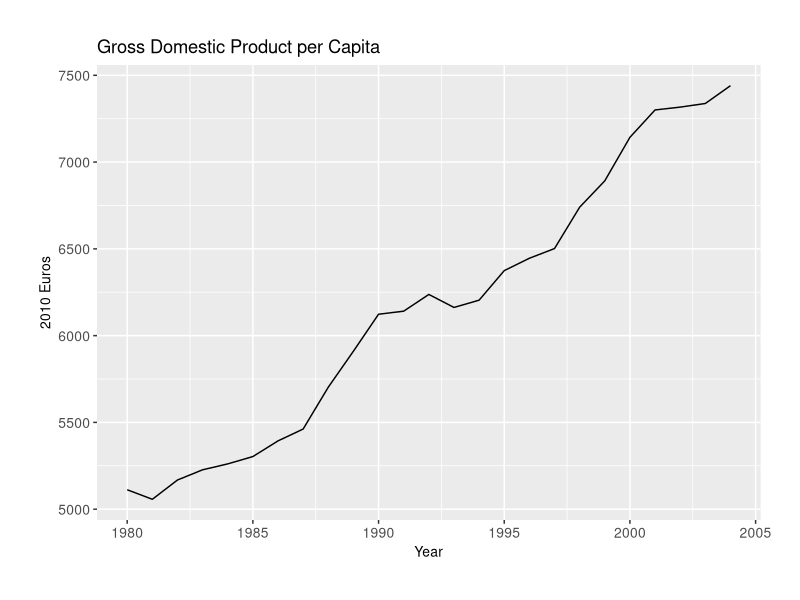
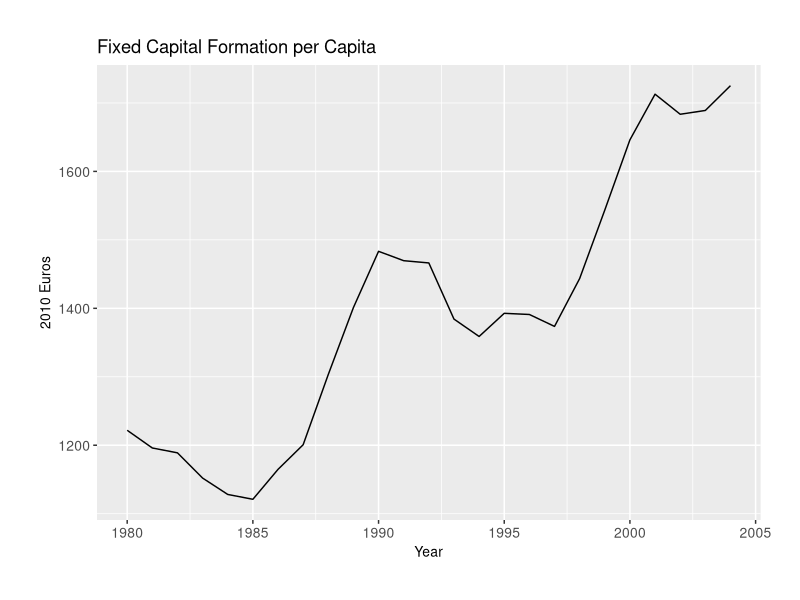
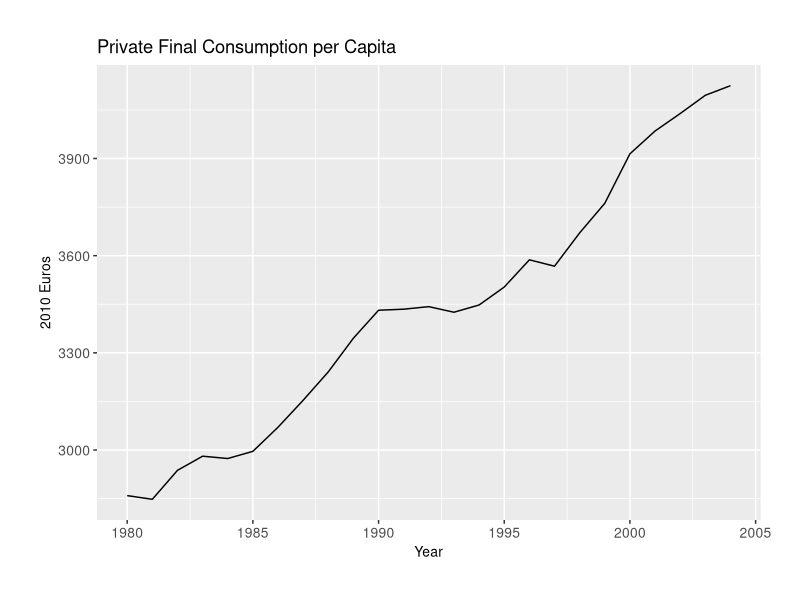
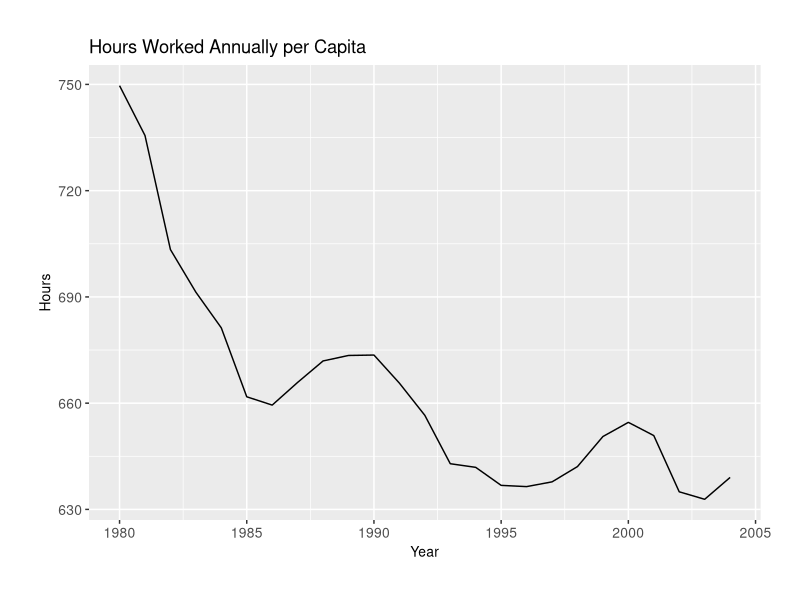

Write R code to recreate these figures, in order.
# author : Pierre Pili
# email : pierre.pili@etu.minesparis.psl.eu
# description : Plots

### Libraries ###
library(tidyverse)
library(ggplot2)

### Imports ###
cycles <- read.csv("OUTPUT/DATA/cycles.csv") %>% mutate(
    DATE = as.Date(paste(YEAR, "-01-01", sep = ""), format = "%Y-%m-%d"))

### Plots ###
#GDP
gdp <- cycles %>% ggplot() +
    geom_line(aes(x = YEAR, y = GDP)) +
    geom_abline(intercept = -25.479, slope = 0.017, color = "#000000", linetype = "dashed") + #nolint
    theme(
        axis.title.x = element_text(size = 10),
        axis.title.y = element_text(size = 10),
        axis.text.x = element_text(size = 10),
        axis.text.y = element_text(size = 10),
        plot.margin = margin(1, 1, 1, 1, "cm")
    ) +
    labs(title = "Gross Domestic Product per Capita",
       x = "Year",  # Titre de l'axe x
       y = "2010 Euros")  # Titre de l'axe y

ggsave("OUTPUT/MEDIA/gdp_pc.png", plot = gdp, height = 3, width = 8, units = "in") #nolint

#INVESTMENT
inv <- cycles %>% ggplot() +
    geom_line(aes(x = YEAR, y = INVESTMENT)) +
    theme(
        axis.title.x = element_text(size = 10),
        axis.title.y = element_text(size = 10),
        axis.text.x = element_text(size = 10),
        axis.text.y = element_text(size = 10),
        plot.margin = margin(1, 1, 1, 1, "cm")
    ) +
    labs(title = "Fixed Capital Formation per Capita",
       x = "Year",  # Titre de l'axe x
       y = "2010 Euros")  # Titre de l'axe y

ggsave("OUTPUT/MEDIA/inv_pc.png", plot = inv, height = 3, width = 8, units = "in") #nolint

#CONSUMPTION
cons <- cycles %>% ggplot() +
    geom_line(aes(x = YEAR, y = CONSUMPTION)) +
    theme(
        axis.title.x = element_text(size = 10),
        axis.title.y = element_text(size = 10),
        axis.text.x = element_text(size = 10),
        axis.text.y = element_text(size = 10),
        plot.margin = margin(1, 1, 1, 1, "cm")
    ) +
    labs(title = "Private Final Consumption per Capita",
       x = "Year",  # Titre de l'axe x
       y = "2010 Euros")  # Titre de l'axe y

ggsave("OUTPUT/MEDIA/cons_pc.png", plot = cons, height = 3, width = 8, units = "in") #nolint

#HOURS WORKED
hours <- cycles %>% ggplot() +
    geom_line(aes(x = YEAR, y = HOURS_WORKED)) +
    theme(
        axis.title.x = element_text(size = 10),
        axis.title.y = element_text(size = 10),
        axis.text.x = element_text(size = 10),
        axis.text.y = element_text(size = 10),
        plot.margin = margin(1, 1, 1, 1, "cm")
    ) +
    labs(title = "Hours Worked Annually per Capita",
       x = "Year",  # Titre de l'axe x
       y = "Hours")  # Titre de l'axe y

ggsave("OUTPUT/MEDIA/hours_pc.png", plot = hours, height = 3, width = 8, units = "in") #nolint